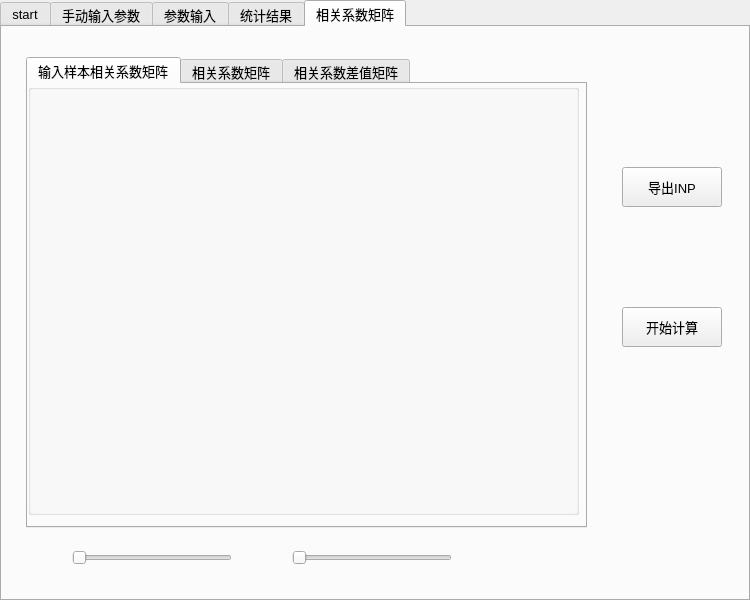
<?xml version="1.0" encoding="UTF-8"?>
<ui version="4.0">
 <class>Widget</class>
 <widget class="QWidget" name="Widget">
  <property name="geometry">
   <rect>
    <x>0</x>
    <y>0</y>
    <width>750</width>
    <height>600</height>
   </rect>
  </property>
  <property name="windowTitle">
   <string>Widget</string>
  </property>
  <widget class="QTabWidget" name="tabWidget">
   <property name="geometry">
    <rect>
     <x>0</x>
     <y>0</y>
     <width>750</width>
     <height>601</height>
    </rect>
   </property>
   <property name="font">
    <font>
     <family>Microsoft YaHei UI</family>
     <pointsize>10</pointsize>
    </font>
   </property>
   <property name="currentIndex">
    <number>4</number>
   </property>
   <widget class="QWidget" name="tab">
    <attribute name="title">
     <string>start</string>
    </attribute>
    <widget class="QPushButton" name="pushButton">
     <property name="geometry">
      <rect>
       <x>100</x>
       <y>300</y>
       <width>250</width>
       <height>100</height>
      </rect>
     </property>
     <property name="text">
      <string>文件输入</string>
     </property>
    </widget>
    <widget class="QPushButton" name="pushButton_2">
     <property name="geometry">
      <rect>
       <x>430</x>
       <y>300</y>
       <width>250</width>
       <height>100</height>
      </rect>
     </property>
     <property name="text">
      <string>手动输入</string>
     </property>
    </widget>
    <widget class="QLabel" name="label">
     <property name="geometry">
      <rect>
       <x>290</x>
       <y>130</y>
       <width>200</width>
       <height>70</height>
      </rect>
     </property>
     <property name="font">
      <font>
       <family>04b_21</family>
       <pointsize>20</pointsize>
      </font>
     </property>
     <property name="text">
      <string>选择输入方式</string>
     </property>
    </widget>
   </widget>
   <widget class="QWidget" name="tab_2">
    <attribute name="title">
     <string>手动输入参数</string>
    </attribute>
    <widget class="QLabel" name="label_2">
     <property name="geometry">
      <rect>
       <x>40</x>
       <y>30</y>
       <width>72</width>
       <height>30</height>
      </rect>
     </property>
     <property name="text">
      <string>参数量</string>
     </property>
    </widget>
    <widget class="QSpinBox" name="spinBox">
     <property name="geometry">
      <rect>
       <x>110</x>
       <y>30</y>
       <width>46</width>
       <height>30</height>
      </rect>
     </property>
    </widget>
    <widget class="QPushButton" name="pushButton_3">
     <property name="geometry">
      <rect>
       <x>190</x>
       <y>30</y>
       <width>93</width>
       <height>30</height>
      </rect>
     </property>
     <property name="text">
      <string>生成矩阵</string>
     </property>
    </widget>
    <widget class="QGroupBox" name="groupBox">
     <property name="geometry">
      <rect>
       <x>30</x>
       <y>80</y>
       <width>330</width>
       <height>400</height>
      </rect>
     </property>
     <property name="font">
      <font>
       <family>微软雅黑</family>
       <pointsize>12</pointsize>
      </font>
     </property>
     <property name="title">
      <string>参数输入</string>
     </property>
     <widget class="QComboBox" name="comboBox">
      <property name="geometry">
       <rect>
        <x>90</x>
        <y>50</y>
        <width>95</width>
        <height>22</height>
       </rect>
      </property>
     </widget>
     <widget class="QLabel" name="label_3">
      <property name="geometry">
       <rect>
        <x>20</x>
        <y>50</y>
        <width>72</width>
        <height>22</height>
       </rect>
      </property>
      <property name="font">
       <font>
        <family>微软雅黑</family>
        <pointsize>11</pointsize>
       </font>
      </property>
      <property name="text">
       <string>  参数</string>
      </property>
     </widget>
     <widget class="QLineEdit" name="lineEdit">
      <property name="geometry">
       <rect>
        <x>90</x>
        <y>100</y>
        <width>100</width>
        <height>25</height>
       </rect>
      </property>
     </widget>
     <widget class="QLabel" name="label_4">
      <property name="geometry">
       <rect>
        <x>10</x>
        <y>100</y>
        <width>72</width>
        <height>25</height>
       </rect>
      </property>
      <property name="font">
       <font>
        <family>微软雅黑</family>
        <pointsize>11</pointsize>
        <italic>false</italic>
       </font>
      </property>
      <property name="text">
       <string>  name</string>
      </property>
     </widget>
     <widget class="QLabel" name="label_5">
      <property name="geometry">
       <rect>
        <x>10</x>
        <y>150</y>
        <width>72</width>
        <height>25</height>
       </rect>
      </property>
      <property name="font">
       <font>
        <family>微软雅黑</family>
        <pointsize>11</pointsize>
       </font>
      </property>
      <property name="text">
       <string>   均值</string>
      </property>
     </widget>
     <widget class="QLabel" name="label_6">
      <property name="geometry">
       <rect>
        <x>10</x>
        <y>200</y>
        <width>72</width>
        <height>25</height>
       </rect>
      </property>
      <property name="font">
       <font>
        <family>微软雅黑</family>
        <pointsize>11</pointsize>
       </font>
      </property>
      <property name="text">
       <string>不确定度</string>
      </property>
     </widget>
     <widget class="QLineEdit" name="lineEdit_2">
      <property name="geometry">
       <rect>
        <x>90</x>
        <y>150</y>
        <width>130</width>
        <height>25</height>
       </rect>
      </property>
     </widget>
     <widget class="QLineEdit" name="lineEdit_3">
      <property name="geometry">
       <rect>
        <x>90</x>
        <y>200</y>
        <width>130</width>
        <height>25</height>
       </rect>
      </property>
     </widget>
     <widget class="QLabel" name="label_7">
      <property name="geometry">
       <rect>
        <x>10</x>
        <y>250</y>
        <width>72</width>
        <height>25</height>
       </rect>
      </property>
      <property name="font">
       <font>
        <family>微软雅黑</family>
        <pointsize>11</pointsize>
       </font>
      </property>
      <property name="text">
       <string>分布类型</string>
      </property>
     </widget>
     <widget class="QComboBox" name="comboBox_2">
      <property name="geometry">
       <rect>
        <x>90</x>
        <y>250</y>
        <width>95</width>
        <height>25</height>
       </rect>
      </property>
      <property name="font">
       <font>
        <family>微软雅黑</family>
        <pointsize>9</pointsize>
       </font>
      </property>
      <item>
       <property name="text">
        <string>均匀分布</string>
       </property>
      </item>
      <item>
       <property name="text">
        <string>正态分布</string>
       </property>
      </item>
     </widget>
     <widget class="QPushButton" name="pushButton_5">
      <property name="geometry">
       <rect>
        <x>70</x>
        <y>320</y>
        <width>130</width>
        <height>40</height>
       </rect>
      </property>
      <property name="font">
       <font>
        <family>微软雅黑</family>
        <pointsize>9</pointsize>
       </font>
      </property>
      <property name="text">
       <string>apply</string>
      </property>
     </widget>
     <widget class="QComboBox" name="comboBox_7">
      <property name="geometry">
       <rect>
        <x>220</x>
        <y>150</y>
        <width>80</width>
        <height>25</height>
       </rect>
      </property>
      <property name="font">
       <font>
        <pointsize>8</pointsize>
       </font>
      </property>
      <item>
       <property name="text">
        <string>g/cm^3</string>
       </property>
      </item>
     </widget>
     <widget class="QComboBox" name="comboBox_8">
      <property name="geometry">
       <rect>
        <x>220</x>
        <y>200</y>
        <width>51</width>
        <height>25</height>
       </rect>
      </property>
      <property name="font">
       <font>
        <pointsize>8</pointsize>
       </font>
      </property>
      <item>
       <property name="text">
        <string>1σ</string>
       </property>
      </item>
      <item>
       <property name="text">
        <string>2σ</string>
       </property>
      </item>
      <item>
       <property name="text">
        <string>3σ</string>
       </property>
      </item>
     </widget>
    </widget>
    <widget class="QGroupBox" name="groupBox_2">
     <property name="geometry">
      <rect>
       <x>400</x>
       <y>80</y>
       <width>330</width>
       <height>400</height>
      </rect>
     </property>
     <property name="font">
      <font>
       <family>Microsoft YaHei UI</family>
       <pointsize>12</pointsize>
      </font>
     </property>
     <property name="title">
      <string>协方差信息</string>
     </property>
     <widget class="QComboBox" name="comboBox_3">
      <property name="geometry">
       <rect>
        <x>140</x>
        <y>100</y>
        <width>87</width>
        <height>25</height>
       </rect>
      </property>
     </widget>
     <widget class="QLabel" name="label_8">
      <property name="geometry">
       <rect>
        <x>30</x>
        <y>100</y>
        <width>72</width>
        <height>25</height>
       </rect>
      </property>
      <property name="font">
       <font>
        <family>Microsoft YaHei UI</family>
        <pointsize>11</pointsize>
       </font>
      </property>
      <property name="text">
       <string>元素选择</string>
      </property>
     </widget>
     <widget class="QLineEdit" name="lineEdit_4">
      <property name="geometry">
       <rect>
        <x>130</x>
        <y>200</y>
        <width>113</width>
        <height>25</height>
       </rect>
      </property>
     </widget>
     <widget class="QLabel" name="label_9">
      <property name="geometry">
       <rect>
        <x>30</x>
        <y>200</y>
        <width>72</width>
        <height>22</height>
       </rect>
      </property>
      <property name="font">
       <font>
        <pointsize>11</pointsize>
       </font>
      </property>
      <property name="text">
       <string>协方差</string>
      </property>
     </widget>
     <widget class="QPushButton" name="pushButton_6">
      <property name="geometry">
       <rect>
        <x>80</x>
        <y>280</y>
        <width>130</width>
        <height>40</height>
       </rect>
      </property>
      <property name="font">
       <font>
        <pointsize>9</pointsize>
       </font>
      </property>
      <property name="text">
       <string>apply</string>
      </property>
     </widget>
    </widget>
    <widget class="QPushButton" name="pushButton_4">
     <property name="geometry">
      <rect>
       <x>20</x>
       <y>500</y>
       <width>95</width>
       <height>40</height>
      </rect>
     </property>
     <property name="text">
      <string>矩阵预览</string>
     </property>
    </widget>
    <widget class="QPushButton" name="pushButton_7">
     <property name="geometry">
      <rect>
       <x>600</x>
       <y>500</y>
       <width>95</width>
       <height>40</height>
      </rect>
     </property>
     <property name="text">
      <string>next</string>
     </property>
    </widget>
   </widget>
   <widget class="QWidget" name="tab_3">
    <attribute name="title">
     <string>参数输入</string>
    </attribute>
    <widget class="QLabel" name="label_10">
     <property name="geometry">
      <rect>
       <x>250</x>
       <y>120</y>
       <width>111</width>
       <height>30</height>
      </rect>
     </property>
     <property name="font">
      <font>
       <family>Microsoft YaHei UI</family>
       <pointsize>11</pointsize>
      </font>
     </property>
     <property name="text">
      <string>样本空间数</string>
     </property>
    </widget>
    <widget class="QLabel" name="label_11">
     <property name="geometry">
      <rect>
       <x>250</x>
       <y>230</y>
       <width>72</width>
       <height>30</height>
      </rect>
     </property>
     <property name="font">
      <font>
       <family>Microsoft YaHei UI</family>
       <pointsize>11</pointsize>
      </font>
     </property>
     <property name="text">
      <string>抽样方法</string>
     </property>
    </widget>
    <widget class="QComboBox" name="comboBox_4">
     <property name="geometry">
      <rect>
       <x>370</x>
       <y>230</y>
       <width>120</width>
       <height>30</height>
      </rect>
     </property>
     <property name="font">
      <font>
       <family>Microsoft YaHei UI</family>
       <pointsize>10</pointsize>
      </font>
     </property>
     <item>
      <property name="text">
       <string>SRS</string>
      </property>
     </item>
     <item>
      <property name="text">
       <string>LHS</string>
      </property>
     </item>
     <item>
      <property name="text">
       <string>LHS-CDC</string>
      </property>
     </item>
     <item>
      <property name="text">
       <string>LHS-SCDC</string>
      </property>
     </item>
    </widget>
    <widget class="QPushButton" name="pushButton_8">
     <property name="geometry">
      <rect>
       <x>150</x>
       <y>350</y>
       <width>150</width>
       <height>70</height>
      </rect>
     </property>
     <property name="styleSheet">
      <string notr="true">alternate-background-color: qlineargradient(spread:pad, x1:0, y1:0, x2:1, y2:0, stop:0 rgba(255, 178, 102, 255), stop:0.55 rgba(235, 148, 61, 255), stop:0.98 rgba(0, 0, 0, 255), stop:1 rgba(0, 0, 0, 0));</string>
     </property>
     <property name="text">
      <string>开始抽样计算</string>
     </property>
    </widget>
    <widget class="QPushButton" name="pushButton_9">
     <property name="geometry">
      <rect>
       <x>500</x>
       <y>350</y>
       <width>150</width>
       <height>70</height>
      </rect>
     </property>
     <property name="text">
      <string>数理统计</string>
     </property>
    </widget>
    <widget class="QSpinBox" name="spinBox_2">
     <property name="geometry">
      <rect>
       <x>370</x>
       <y>120</y>
       <width>46</width>
       <height>22</height>
      </rect>
     </property>
    </widget>
   </widget>
   <widget class="QWidget" name="tab_4">
    <attribute name="title">
     <string>统计结果</string>
    </attribute>
    <widget class="QCustomPlot" name="qCustomPlot" native="true">
     <property name="geometry">
      <rect>
       <x>340</x>
       <y>160</y>
       <width>400</width>
       <height>330</height>
      </rect>
     </property>
    </widget>
    <widget class="QComboBox" name="comboBox_5">
     <property name="geometry">
      <rect>
       <x>80</x>
       <y>70</y>
       <width>91</width>
       <height>22</height>
      </rect>
     </property>
    </widget>
    <widget class="QLineEdit" name="lineEdit_6">
     <property name="geometry">
      <rect>
       <x>290</x>
       <y>50</y>
       <width>100</width>
       <height>25</height>
      </rect>
     </property>
     <property name="readOnly">
      <bool>true</bool>
     </property>
    </widget>
    <widget class="QLineEdit" name="lineEdit_7">
     <property name="geometry">
      <rect>
       <x>420</x>
       <y>50</y>
       <width>100</width>
       <height>25</height>
      </rect>
     </property>
     <property name="readOnly">
      <bool>true</bool>
     </property>
    </widget>
    <widget class="QLineEdit" name="lineEdit_8">
     <property name="geometry">
      <rect>
       <x>550</x>
       <y>50</y>
       <width>100</width>
       <height>25</height>
      </rect>
     </property>
     <property name="readOnly">
      <bool>true</bool>
     </property>
    </widget>
    <widget class="QLineEdit" name="lineEdit_9">
     <property name="geometry">
      <rect>
       <x>290</x>
       <y>90</y>
       <width>100</width>
       <height>25</height>
      </rect>
     </property>
     <property name="readOnly">
      <bool>true</bool>
     </property>
    </widget>
    <widget class="QLineEdit" name="lineEdit_10">
     <property name="geometry">
      <rect>
       <x>420</x>
       <y>90</y>
       <width>100</width>
       <height>25</height>
      </rect>
     </property>
     <property name="readOnly">
      <bool>true</bool>
     </property>
    </widget>
    <widget class="QLineEdit" name="lineEdit_11">
     <property name="geometry">
      <rect>
       <x>550</x>
       <y>90</y>
       <width>100</width>
       <height>25</height>
      </rect>
     </property>
     <property name="readOnly">
      <bool>true</bool>
     </property>
    </widget>
    <widget class="QLabel" name="label_12">
     <property name="geometry">
      <rect>
       <x>300</x>
       <y>20</y>
       <width>72</width>
       <height>15</height>
      </rect>
     </property>
     <property name="text">
      <string>输入值</string>
     </property>
    </widget>
    <widget class="QLabel" name="label_13">
     <property name="geometry">
      <rect>
       <x>430</x>
       <y>20</y>
       <width>70</width>
       <height>15</height>
      </rect>
     </property>
     <property name="text">
      <string>样本值</string>
     </property>
    </widget>
    <widget class="QLabel" name="label_14">
     <property name="geometry">
      <rect>
       <x>570</x>
       <y>20</y>
       <width>72</width>
       <height>15</height>
      </rect>
     </property>
     <property name="text">
      <string>差值</string>
     </property>
    </widget>
    <widget class="QLabel" name="label_15">
     <property name="geometry">
      <rect>
       <x>220</x>
       <y>50</y>
       <width>72</width>
       <height>25</height>
      </rect>
     </property>
     <property name="text">
      <string>均值</string>
     </property>
    </widget>
    <widget class="QLabel" name="label_16">
     <property name="geometry">
      <rect>
       <x>210</x>
       <y>90</y>
       <width>72</width>
       <height>25</height>
      </rect>
     </property>
     <property name="text">
      <string>不确定度</string>
     </property>
    </widget>
    <widget class="QPushButton" name="pushButton_10">
     <property name="geometry">
      <rect>
       <x>620</x>
       <y>520</y>
       <width>93</width>
       <height>28</height>
      </rect>
     </property>
     <property name="text">
      <string>next</string>
     </property>
    </widget>
    <widget class="QComboBox" name="comboBox_6">
     <property name="geometry">
      <rect>
       <x>100</x>
       <y>250</y>
       <width>141</width>
       <height>22</height>
      </rect>
     </property>
     <item>
      <property name="text">
       <string>均匀分布</string>
      </property>
     </item>
     <item>
      <property name="text">
       <string>正态分布</string>
      </property>
     </item>
    </widget>
    <widget class="QLabel" name="label_17">
     <property name="geometry">
      <rect>
       <x>30</x>
       <y>310</y>
       <width>101</width>
       <height>61</height>
      </rect>
     </property>
     <property name="text">
      <string>显著性水平</string>
     </property>
    </widget>
    <widget class="QLineEdit" name="lineEdit_12">
     <property name="geometry">
      <rect>
       <x>160</x>
       <y>330</y>
       <width>81</width>
       <height>21</height>
      </rect>
     </property>
    </widget>
    <widget class="QLineEdit" name="lineEdit_13">
     <property name="geometry">
      <rect>
       <x>180</x>
       <y>400</y>
       <width>41</width>
       <height>21</height>
      </rect>
     </property>
    </widget>
    <widget class="QLabel" name="label_18">
     <property name="geometry">
      <rect>
       <x>10</x>
       <y>400</y>
       <width>141</width>
       <height>20</height>
      </rect>
     </property>
     <property name="text">
      <string>是否符合当前分布</string>
     </property>
    </widget>
    <widget class="QLabel" name="label_19">
     <property name="geometry">
      <rect>
       <x>20</x>
       <y>70</y>
       <width>41</width>
       <height>21</height>
      </rect>
     </property>
     <property name="text">
      <string>参数</string>
     </property>
    </widget>
    <widget class="QLabel" name="label_20">
     <property name="geometry">
      <rect>
       <x>10</x>
       <y>250</y>
       <width>72</width>
       <height>22</height>
      </rect>
     </property>
     <property name="text">
      <string>分布类型</string>
     </property>
    </widget>
    <widget class="QPushButton" name="pushButton_11">
     <property name="geometry">
      <rect>
       <x>340</x>
       <y>490</y>
       <width>93</width>
       <height>28</height>
      </rect>
     </property>
     <property name="text">
      <string>保存图片</string>
     </property>
    </widget>
   </widget>
   <widget class="QWidget" name="tab_5">
    <attribute name="title">
     <string>相关系数矩阵</string>
    </attribute>
    <widget class="QTabWidget" name="tabWidget_2">
     <property name="geometry">
      <rect>
       <x>24</x>
       <y>30</y>
       <width>561</width>
       <height>471</height>
      </rect>
     </property>
     <property name="currentIndex">
      <number>0</number>
     </property>
     <widget class="QWidget" name="tab_6">
      <attribute name="title">
       <string>输入样本相关系数矩阵</string>
      </attribute>
      <widget class="QGroupBox" name="groupBox_3">
       <property name="geometry">
        <rect>
         <x>0</x>
         <y>0</y>
         <width>551</width>
         <height>431</height>
        </rect>
       </property>
       <property name="title">
        <string/>
       </property>
      </widget>
     </widget>
     <widget class="QWidget" name="tab_7">
      <attribute name="title">
       <string>相关系数矩阵</string>
      </attribute>
      <widget class="QGroupBox" name="groupBox_4">
       <property name="geometry">
        <rect>
         <x>0</x>
         <y>0</y>
         <width>551</width>
         <height>441</height>
        </rect>
       </property>
       <property name="title">
        <string/>
       </property>
      </widget>
     </widget>
     <widget class="QWidget" name="tab_8">
      <attribute name="title">
       <string>相关系数差值矩阵</string>
      </attribute>
      <widget class="QGroupBox" name="groupBox_5">
       <property name="geometry">
        <rect>
         <x>0</x>
         <y>0</y>
         <width>551</width>
         <height>441</height>
        </rect>
       </property>
       <property name="title">
        <string/>
       </property>
      </widget>
     </widget>
    </widget>
    <widget class="QPushButton" name="pushButton_13">
     <property name="geometry">
      <rect>
       <x>620</x>
       <y>140</y>
       <width>100</width>
       <height>40</height>
      </rect>
     </property>
     <property name="text">
      <string>导出INP</string>
     </property>
    </widget>
    <widget class="QPushButton" name="pushButton_14">
     <property name="geometry">
      <rect>
       <x>620</x>
       <y>280</y>
       <width>100</width>
       <height>40</height>
      </rect>
     </property>
     <property name="text">
      <string>开始计算</string>
     </property>
    </widget>
    <widget class="QSlider" name="horizontalSlider">
     <property name="geometry">
      <rect>
       <x>70</x>
       <y>520</y>
       <width>160</width>
       <height>22</height>
      </rect>
     </property>
     <property name="orientation">
      <enum>Qt::Horizontal</enum>
     </property>
    </widget>
    <widget class="QSlider" name="horizontalSlider_2">
     <property name="geometry">
      <rect>
       <x>290</x>
       <y>520</y>
       <width>160</width>
       <height>22</height>
      </rect>
     </property>
     <property name="orientation">
      <enum>Qt::Horizontal</enum>
     </property>
    </widget>
   </widget>
  </widget>
 </widget>
 <layoutdefault spacing="6" margin="11"/>
 <customwidgets>
  <customwidget>
   <class>QCustomPlot</class>
   <extends>QWidget</extends>
   <header location="global">qcustomplot.h</header>
   <container>1</container>
  </customwidget>
 </customwidgets>
 <resources/>
 <connections/>
</ui>
